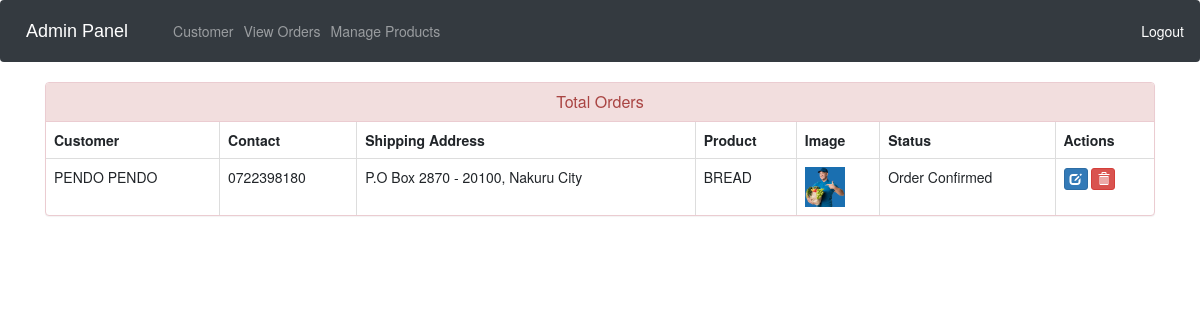
Screenshot of /admin-view-booking (signed in) with the database file from the repository.
### ecom/models.py (models this page shows, shortened)
class Customer(models.Model):
    user=models.OneToOneField(User,on_delete=models.CASCADE)
    profile_pic= models.ImageField(upload_to='profile_pic/CustomerProfilePic/',null=True,blank=True)
    address = models.CharField(max_length=40)
    mobile = models.CharField(max_length=20,null=False)
    @property
    def get_name(self):
        return self.user.first_name+" "+self.user.last_name

class Orders(models.Model):
    STATUS =(
        ('Pending','Pending'),
        ('Order Confirmed','Order Confirmed'),
        ('Out for Delivery','Out for Delivery'),
        ('Delivered','Delivered'),
    )
    customer=models.ForeignKey('Customer', on_delete=models.CASCADE,null=True)
    product=models.ForeignKey('Product',on_delete=models.CASCADE,null=True)
    email = models.CharField(max_length=50,null=True)
    address = models.CharField(max_length=500,null=True)
    mobile = models.CharField(max_length=20,null=True)
    order_date= models.DateField(auto_now_add=True,null=True)
    status=models.CharField(max_length=50,null=True,choices=STATUS)

class Product(models.Model):
    name=models.CharField(max_length=40)
    product_image= models.ImageField(upload_to='product_image/',null=True,blank=True)
    price = models.PositiveIntegerField()
    description=models.CharField(max_length=40)

### ecom/views.py (the view)
# urls.py: path('admin-view-booking', views.admin_view_booking_view,name='admin-view-booking'),
@login_required(login_url='adminlogin')
def admin_view_booking_view(request):
    orders=models.Orders.objects.all()
    ordered_products=[]
    ordered_bys=[]
    for order in orders:
        ordered_product=models.Product.objects.all().filter(id=order.product.id)
        ordered_by=models.Customer.objects.all().filter(id = order.customer.id)
        ordered_products.append(ordered_product)
        ordered_bys.append(ordered_by)
    return render(request,'ecom/admin_view_booking.html',{'data':zip(ordered_products,ordered_bys,orders)})

### templates/ecom/admin_view_booking.html (shortened to what this page needs)
{% extends 'ecom/admin_base.html' %}
{% load static %}
{% block content %}
<head>
  <link href="//netdna.bootstrapcdn.com/bootstrap/3.0.0/css/bootstrap.min.css" rel="stylesheet" id="bootstrap-css">
</head>
<div class="container">
  <div class="panel panel-danger">
    <div class="panel-heading">
      <h6 class="panel-title">Total Orders</h6>
    </div>
    <table class="table table-hover table-bordered" id="dev-table">
      <thead>
        <tr>
          <th>Customer</th>
          <th>Contact</th>
          <th>Shipping Address</th>
          <th>Product</th>
          <th>Image</th>
          <th>Status</th>
          <th>Actions</th>
        </tr>
      </thead>
      {% for product,customer,order in data %}
      <tr>
        {% for c in customer %}
        <td> {{c.get_name}}</td>
        <td>{{c.mobile}}</td>
        <td>{{order.address}}</td>
        {% endfor %}
        {% for p in product %}
        <td> {{p.name}}</td>
        <td> <img src="{% static p.product_image.url %}" alt="Profile Pic" height="40px" width="40px" /></td>
        <td>{{order.status}}</td>
        <td><a class="btn btn-primary btn-xs" href="{% url 'update-order' order.id  %}"><span class="glyphicon glyphicon-edit"></span></a>
        <a class="btn btn-danger btn-xs" href="{% url 'delete-order' order.id  %}"><span class="glyphicon glyphicon-trash"></span></a></td>
        {% endfor %}
      </tr>
      {% endfor %}
    </table>
  </div>
</div>
{% endblock content %}

### templates/ecom/admin_view_booking.html (style rules this page uses)
a:link { text-decoration: none; }
h6 { text-align: center; }

### rows the page displays
Orders: address "P.O Box 2870 - 20100, Nakuru City", status "Order Confirmed"
Customer: get_name "PENDO PENDO", mobile "0722398180"
Product: name "BREAD", product_image (picture)
